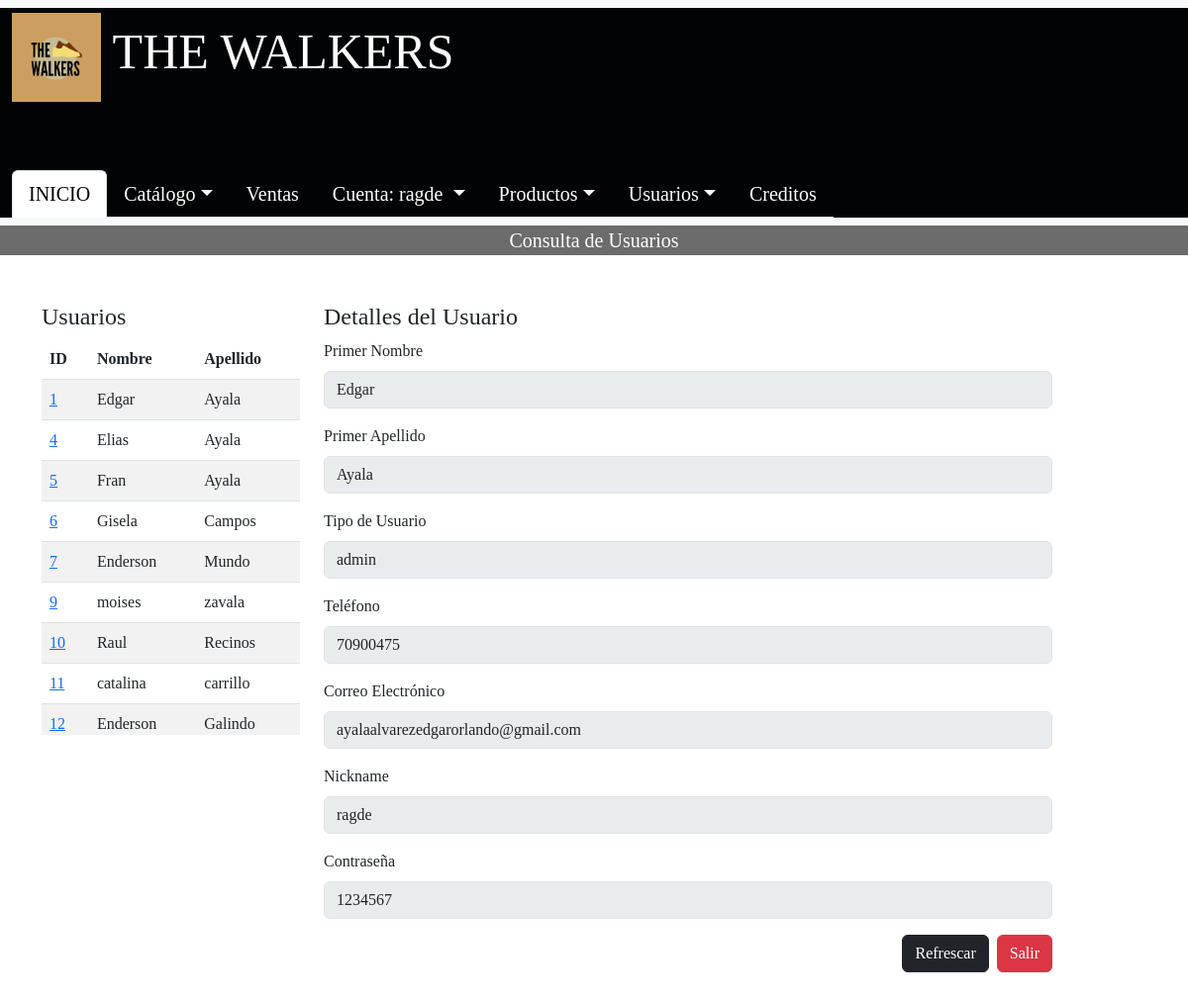
The app's page /Administrador/admin/CRUD_USUARIOS/consultar_usuarios.php?cod_usuario=1 (signed in) with its own data.
### tables this page shows
CREATE TABLE `usuario` (
  `cod_usuario` int(11) NOT NULL,
  `primer_nombre` varchar(50) NOT NULL,
  `primer_apellido` varchar(50) NOT NULL,
  `tipo_usuario` varchar(50) NOT NULL,
  `telefono_usuario` int(8) NOT NULL,
  `correo_usuario` varchar(100) NOT NULL,
  `nick_name` varchar(50) NOT NULL,
  `contraseña` varchar(20) NOT NULL
);

### Administrador/admin/CRUD_USUARIOS/consultar_usuarios.php (the view, shortened to what this page needs)
<?php
include '../../conexionBD.php';
$query_usuarios = "SELECT cod_usuario, primer_nombre, primer_apellido, tipo_usuario FROM usuario LIMIT 20";
$result_usuarios = $conn->query($query_usuarios);
$usuario = null;
if (isset($_GET['cod_usuario'])) {
    $cod_usuario = $_GET['cod_usuario'];
    $query = "SELECT primer_nombre, primer_apellido, tipo_usuario, telefono_usuario, correo_usuario, nick_name, contraseña FROM usuario WHERE cod_usuario = ?";
    $stmt = $conn->prepare($query);
    $stmt->bind_param('i', $cod_usuario);
    $stmt->execute();
    $result = $stmt->get_result();
    $usuario = $result->fetch_assoc();
}
?>
<!DOCTYPE html>
<html lang="es">
<head>
    <link href="https://cdn.jsdelivr.net/npm/bootstrap@5.3.0/dist/css/bootstrap.min.css" rel="stylesheet">
</head>
<body style="font-family: 'Franklin Gothic Medium', 'cursive';">
   <nav class="navbar bg-body-tertiary">
        <div class="container-fluid fixed-width-container"
            style="background-color: #020304; font-family: 'Franklin Gothic Medium';">
            <a class="navbar-brand" href="#" style="background-color: #020304; color: white; font-size: 50px;">
            <img src="../../imagenes/001-Index/Logos/Logo.png" alt="Logo" width="90" height="90"
            class="d-inline-block align-text-center" style="background-color: #CC9E61;">
                THE WALKERS
            </a>
            <ul class="nav nav-tabs" style="margin-top: 4rem; font-size: 20px;">
                <li class="nav-item">
                    <a class="nav-link active" aria-current="page" href="../../admin/admin.php">INICIO</a>
                </li>
                <li class="nav-item dropdown">
                    <a class="nav-link dropdown-toggle" data-bs-toggle="dropdown" href="#" role="button"
                        aria-expanded="false" style="color: white;">Catálogo</a>
                </li>
                <li class="nav-item">
                    <a class="nav-link" href="../ventas.php" style="color: white;">Ventas</a>
                </li>
                <li class="nav-item dropdown">
                <a class="nav-link dropdown-toggle" data-bs-toggle="dropdown" href="#" role="button" aria-expanded="false" style="color: white;">
                    Cuenta:
                    <?php if (isset($_SESSION['nick_name'])): ?>
                    <?php echo $_SESSION['nick_name']; ?>
                    <?php else: ?>
                    Invitado
                    <?php endif; ?>
                </a>
</li>
                <li class="nav-item dropdown">
                    <a class="nav-link dropdown-toggle" data-bs-toggle="dropdown" href="#" role="button"
                        aria-expanded="false" style="color: white;">Productos</a>
                </li>
                <li class="nav-item dropdown">
                    <a class="nav-link dropdown-toggle" data-bs-toggle="dropdown" href="#" role="button"
                        aria-expanded="false" style="color: white;">Usuarios</a>
                </li>
                <li class="nav-item">
                    <a class="nav-link" href="../../creditos/creditos.html" style="color: white;">Creditos</a>
                </li>
            </ul>
        </div>
    </nav>
    <p class="fs-5 text-center" style="margin-top: 0px; color: white; background-color: #6c6c6c; font-family: 'Franklin Gothic Medium', 'cursive';">Consulta de Usuarios</p>
    <div class="container mt-5">
        <div class="row">
            <div class="col-md-3 table-container">
                <h4>Usuarios</h4>
                <div class="user-table">
                    <table class="table table-striped">
                        <thead>
                            <tr>
                                <th>ID</th>
                                <th>Nombre</th>
                                <th>Apellido</th>
                            </tr>
                        </thead>
                        <tbody>
                            <?php while ($row = $result_usuarios->fetch_assoc()) { ?>
                            <tr>
                                <td><a href="?cod_usuario=<?php echo $row['cod_usuario']; ?>"><?php echo $row['cod_usuario']; ?></a></td>
                                <td><?php echo $row['primer_nombre']; ?></td>
                                <td><?php echo $row['primer_apellido']; ?></td>
                            </tr>
                            <?php } ?>
                        </tbody>
                    </table>
                </div>
            </div>
            <div class="col-md-8">
                <h4>Detalles del Usuario</h4>
                <?php if ($usuario) { ?>
                <form>
                    <div class="mb-3">
                        <label class="form-label">Primer Nombre</label>
                        <input type="text" class="form-control" value="<?php echo $usuario['primer_nombre']; ?>" disabled>
                    </div>
                    <div class="mb-3">
                        <label class="form-label">Primer Apellido</label>
                        <input type="text" class="form-control" value="<?php echo $usuario['primer_apellido']; ?>" disabled>
                    </div>
                    <div class="mb-3">
                        <label class="form-label">Tipo de Usuario</label>
                        <input type="text" class="form-control" value="<?php echo $usuario['tipo_usuario']; ?>" disabled>
                    </div>
                    <div class="mb-3">
                        <label class="form-label">Teléfono</label>
                        <input type="text" class="form-control" value="<?php echo $usuario['telefono_usuario']; ?>" disabled>
                    </div>
                    <div class="mb-3">
                        <label class="form-label">Correo Electrónico</label>
                        <input type="email" class="form-control" value="<?php echo $usuario['correo_usuario']; ?>" disabled>
                    </div>
                    <div class="mb-3">
                        <label class="form-label">Nickname</label>
                        <input type="text" class="form-control" value="<?php echo $usuario['nick_name']; ?>" disabled>
                    </div>
                    <div class="mb-3">
                        <label class="form-label">Contraseña</label>
                        <input type="text" class="form-control" value="<?php echo $usuario['contraseña']; ?>" disabled>
                    </div>
                    <div class="d-flex justify-content-end">
                        <button type="button" class="btn btn-dark me-2" onclick="window.location.reload();">Refrescar</button>
                        <a href="../Administrador/index.html" class="btn btn-danger">Salir</a>
                    </div>
                </form>
                <?php } else { ?>
                    <p>Selecciona un usuario para ver sus datos.</p>
                <?php } ?>
            </div>
        </div>
    </div>
    <br><br><br>
</body>
</html>

### Administrador/admin/CRUD_USUARIOS/consultar_usuarios.php (style rules this page uses)
.user-table { max-height: 400px; overflow-y: auto; }
.table-container { margin-bottom: 20px; }

### records on screen
usuario: cod_usuario "1", primer_nombre "Edgar", primer_apellido "Ayala", tipo_usuario "admin", telefono_usuario "70900475", correo_usuario "ayalaalvarezedgarorlando@gmail.com", nick_name "ragde", contraseña "1234567"
usuario: cod_usuario "4", primer_nombre "Elias", primer_apellido "Ayala"
usuario: cod_usuario "5", primer_nombre "Fran", primer_apellido "Ayala"
usuario: cod_usuario "6", primer_nombre "Gisela", primer_apellido "Campos"
usuario: cod_usuario "7", primer_nombre "Enderson", primer_apellido "Mundo"
usuario: cod_usuario "9", primer_nombre "moises", primer_apellido "zavala"
usuario: cod_usuario "10", primer_nombre "Raul", primer_apellido "Recinos"
usuario: cod_usuario "11", primer_nombre "catalina", primer_apellido "carrillo"
usuario: cod_usuario "12", primer_nombre "Enderson", primer_apellido "Galindo"

### other values on screen
$_SESSION['nick_name'] "ragde"
